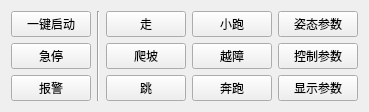
   <widget class="QWidget" name="horizontalLayoutWidget_3">
    <property name="geometry">
     <rect>
      <x>260</x>
      <y>40</y>
      <width>363</width>
      <height>102</height>
     </rect>
    </property>
    <layout class="QHBoxLayout" name="horizontalLayout_2">
     <item>
      <layout class="QVBoxLayout" name="verticalLayout_6">
       <item>
        <widget class="QPushButton" name="pushButton">
         <property name="text">
          <string>一键启动</string>
         </property>
        </widget>
       </item>
       <item>
        <widget class="QPushButton" name="pushButton_2">
         <property name="text">
          <string>急停</string>
         </property>
        </widget>
       </item>
       <item>
        <widget class="QPushButton" name="pushButton_17">
         <property name="text">
          <string>报警</string>
         </property>
        </widget>
       </item>
      </layout>
     </item>
     <item>
      <widget class="Line" name="line_2">
       <property name="orientation">
        <enum>Qt::Vertical</enum>
       </property>
      </widget>
     </item>
     <item>
      <layout class="QGridLayout" name="gridLayout_7">
       <item row="1" column="0">
        <widget class="QPushButton" name="pushButton_13">
         <property name="text">
          <string>爬坡</string>
         </property>
        </widget>
       </item>
       <item row="1" column="1">
        <widget class="QPushButton" name="pushButton_14">
         <property name="text">
          <string>越障</string>
         </property>
        </widget>
       </item>
       <item row="0" column="0">
        <widget class="QPushButton" name="pushButton_11">
         <property name="text">
          <string>走</string>
         </property>
        </widget>
       </item>
       <item row="2" column="0">
        <widget class="QPushButton" name="pushButton_15">
         <property name="text">
          <string>跳</string>
         </property>
        </widget>
       </item>
       <item row="2" column="1">
        <widget class="QPushButton" name="pushButton_16">
         <property name="text">
          <string>奔跑</string>
         </property>
        </widget>
       </item>
       <item row="0" column="1">
        <widget class="QPushButton" name="pushButton_12">
         <property name="text">
          <string>小跑</string>
         </property>
        </widget>
       </item>
      </layout>
     </item>
     <item>
      <layout class="QVBoxLayout" name="verticalLayout_2">
       <item>
        <widget class="QPushButton" name="pushButton_3">
         <property name="text">
          <string>姿态参数</string>
         </property>
        </widget>
       </item>
       <item>
        <widget class="QPushButton" name="pushButton_4">
         <property name="text">
          <string>控制参数</string>
         </property>
        </widget>
       </item>
       <item>
        <widget class="QPushButton" name="pushButton_8">
         <property name="text">
          <string>显示参数</string>
         </property>
        </widget>
       </item>
      </layout>
     </item>
    </layout>
   </widget>
